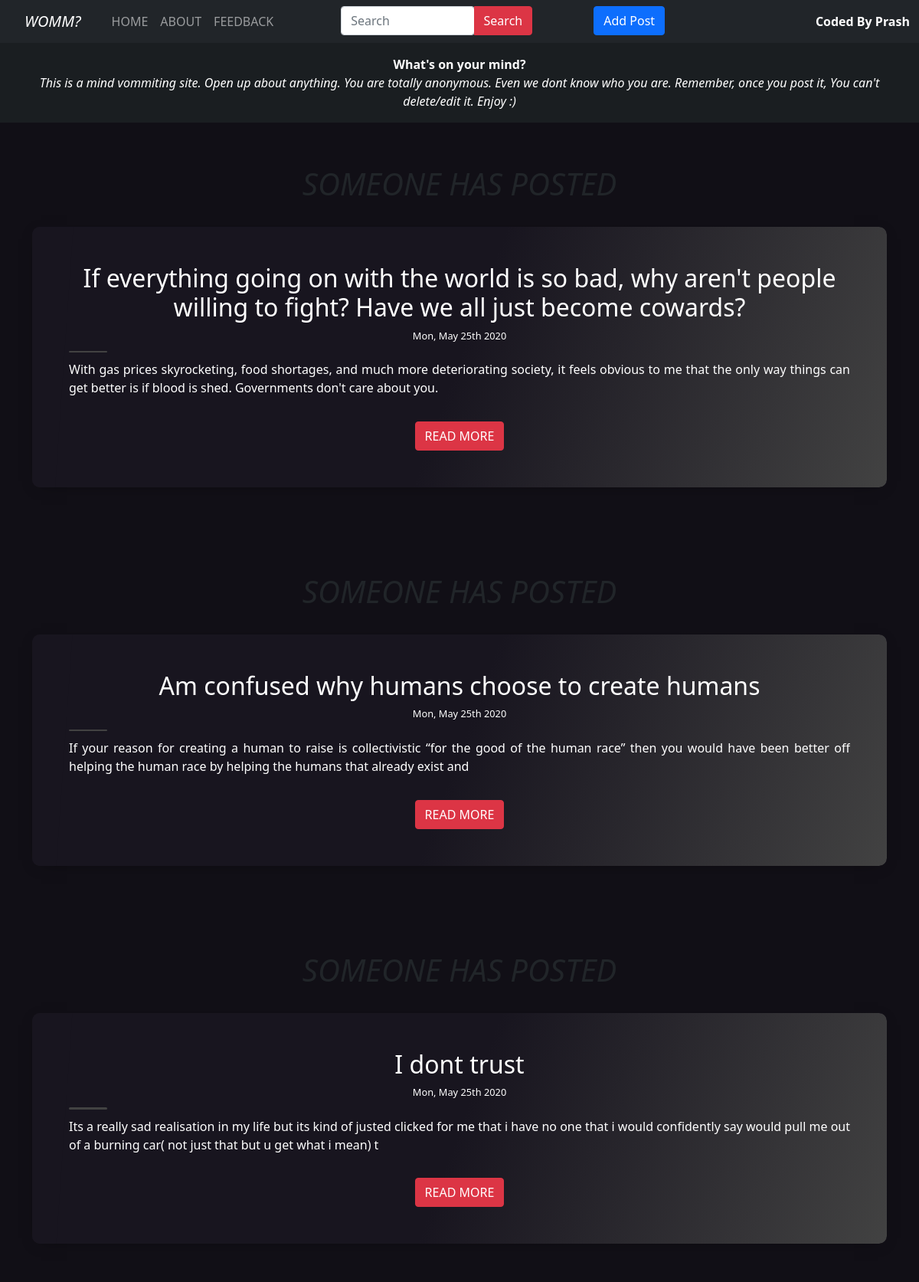
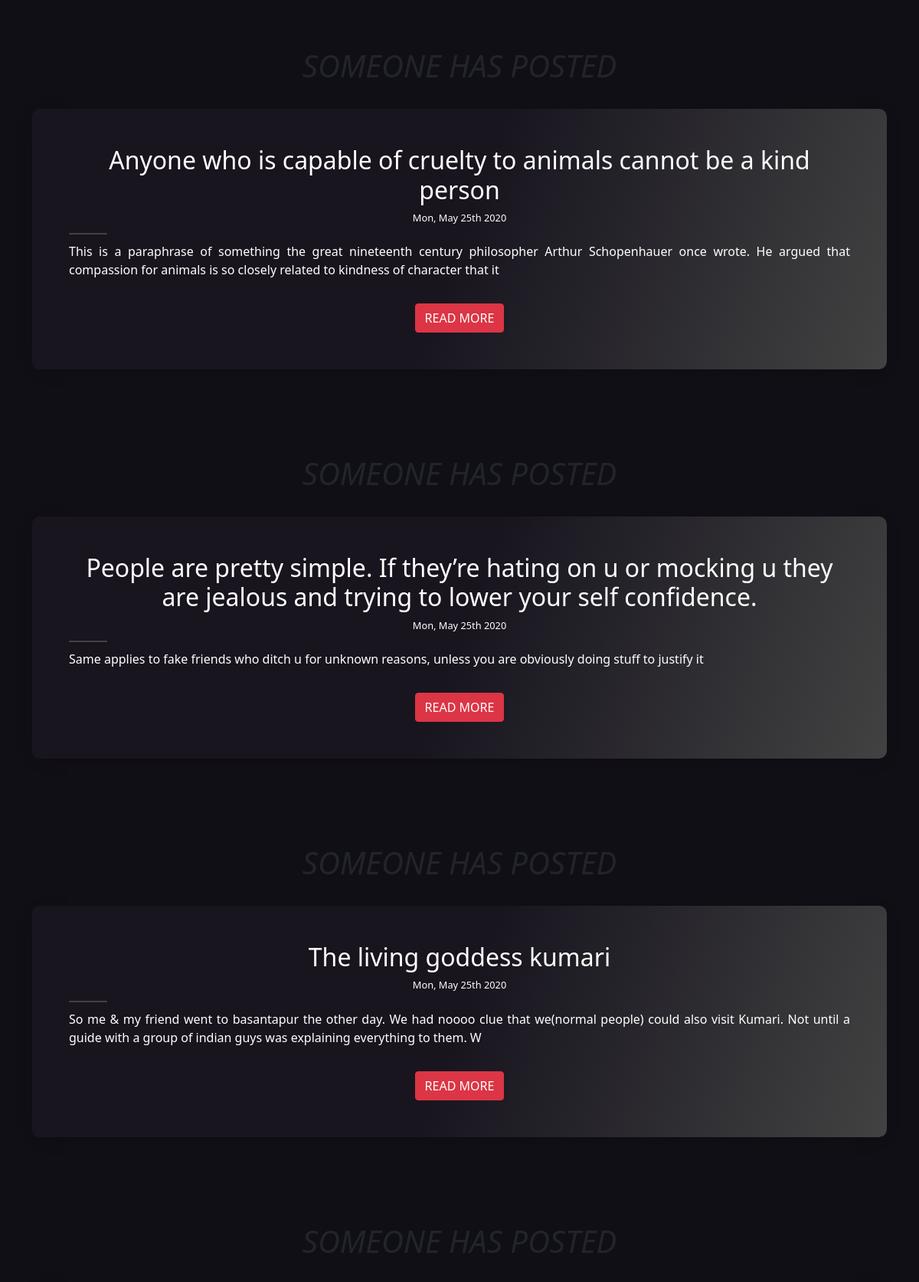
The page / (upper part) on the database its author committed (2 pictures, top to bottom).
### post/models.py (models this page shows)
class Posts(models.Model):
    title = models.CharField(max_length=250)
    content = models.TextField()
    date = models.DateField(auto_now=True)
    slug = AutoSlugField(populate_from = "title" , unique = True , null = True , default = None)

### post/views.py (the view)
# urls.py: path('', views.home, name = "home"),
def home(request):
    articles = Posts.objects.all().order_by('-id')
    if request.method == "GET":
        qwery = request.GET.get('qwery')
        if qwery != None:
            articles = Posts.objects.filter(title__icontains = qwery)
    data = {
        'articles': articles
    }
    return render(request, "home.html" , data)

### templates/home.html (shortened to what this page needs)
{% extends 'base.html' %}
{% block content  %}
<div class="bg-dark text-center text-white">
  <section class="text-center p-3" style="background-color: rgba(0, 0, 0, 0.2);">
    <b>
    What's on your mind? <br></b>
    <i> This is a mind vommiting site. Open up about anything. You are totally anonymous. Even we dont know who you are. Remember, once you post it, You can't delete/edit it. Enjoy :) </i>
  </section>
  </div>
  {%for post in articles%}
  <section class="dark">
    <div class="container py-4">
      <h1 class="h1 text-center" id="pageHeaderTitle"><i> Someone has posted </i></h1>
      <center>
          <article class="postcard dark red">
        <div class="postcard__text">
                  <h1 class="postcard__title red"><a href="post/{{post.slug}}">{{post.title}}</a></h1>
                  <div class="postcard__subtitle small">
                      <time datetime="{{post.date}}">
                          Mon, May 25th 2020
                      </time>
                  </div>
                  <div class="postcard__bar"></div>
                  <div class="postcard__preview-txt">{{post.content | slice:200}}</div>
                  <a href="post/{{post.slug}}" style="color: white;"> <br><button type="button" class="btn btn-danger">READ MORE</button></a>
          </div>
        </article>
      </center>
      </div>
  </section>
  {%endfor%}
  {% endblock  %}

### templates/base.html (shortened to what this page needs)
<!DOCTYPE html>
<html lang="en">
<head>
  <link href="https://cdn.jsdelivr.net/npm/bootstrap@5.1.3/dist/css/bootstrap.min.css" rel="stylesheet">
</head>
<body>
<nav class="navbar navbar-expand-lg navbar-dark bg-dark">
    <div class="container-fluid">
      <a class="navbar-brand" href="{% url 'home' %}">
        <i class="fab fa-github fa-2x mx-3 ps-1" style="color: white;">WOMM?</i>
      </a>
      <div class="collapse navbar-collapse" id="navbarSupportedContent">
          <ul class="navbar-nav me-auto mb-2 mb-lg-0">
              <li class="nav-item">
                  <a class="nav-link" href="{% url 'home' %}">HOME</a>
                </li>
                <li class="nav-item">
                    <a class="nav-link" href="{% url 'about' %}">ABOUT</a>
                </li>
                <li class="nav-item">
                    <a class="nav-link" href="{% url 'feedback' %}">FEEDBACK</a>
                </li>
                <form class="me-3" action = '{% url 'home' %}' method = "get">
                  <div class="form-white input-group" style="width: 250px;">
                    <input type="search" class="form-control rounded" placeholder="Search"
                      aria-label="Search" aria-describedby="search-addon" name="qwery" />
                      <button type="submit" class="btn btn-danger">Search</button>
                  </div>
                </form>
                <a href="{% url 'add' %}" style="text-decoration: none; color: white;" ><button type="button" class="btn btn-primary"> Add Post</button></a>
        </ul>
          <b style="color: white;">Coded By Prash</b>
      </div>
    </div>
  </nav>
{% block content %}{% endblock  %}
</body>
</html>

### templates/home.html (style rules this page uses)
body { font-family: "Baloo 2", cursive; font-size: 16px; color: #ffffff; text-rendering: optimizeLegibility; font-weight: initial; }
.dark { background: #110f16; }
a, a:hover { text-decoration: none; transition: color 0.3s ease-in-out; }
#pageHeaderTitle { margin: 2rem 0; text-transform: uppercase; text-align: center; font-size: 2.5rem; }
@media screen and (min-width: 1024px) { .postcard__text { padding: 2rem 3.5rem; } }
@media screen and (min-width: 1024px) { .postcard__text:before { content: ""; position: absolute; display: block; top: -20%; height: 130%; width: 55px; } }
.red .postcard__bar { background-color: $main-red; }
.red::before { background-image: linear-gradient(-30deg, $main-red-rgb-015, transparent 50%); }
@media screen and (min-width: 769px) { .red::before { background-image: linear-gradient(-80deg, $main-red-rgb-015, transparent 50%); } }

### rows shown on the page
Posts: title "If everything going on with the world is so bad, why aren't people willing to fight? Have we all just become cowards?", content "With gas prices skyrocketing, food shortages, and much more deteriorating society, it feels obvious to me that the only way things can get better is if blood is shed. Governments don't care about you."
Posts: title "Am confused why humans choose to create humans", content "If your reason for creating a human to raise is collectivistic “for the good of the human race” then you would have been better off helping the human race by helping the humans that already exist and"
Posts: title "I dont trust", content "Its a really sad realisation in my life but its kind of justed clicked for me that i have no one that i would confidently say would pull me out of a burning car( not just that but u get what i mean) t"
Posts: title "Anyone who is capable of cruelty to animals cannot be a kind person", content "This is a paraphrase of something the great nineteenth century philosopher Arthur Schopenhauer once wrote. He argued that compassion for animals is so closely related to kindness of character that it"
Posts: title "People are pretty simple. If they’re hating on u or mocking u they are jealous and trying to lower your self confidence.", content "Same applies to fake friends who ditch u for unknown reasons, unless you are obviously doing stuff to justify it"
Posts: title "The living goddess kumari", content "So me & my friend went to basantapur the other day. We had noooo clue that we(normal people) could also visit Kumari. Not until a guide with a group of indian guys was explaining everything to them. W"
